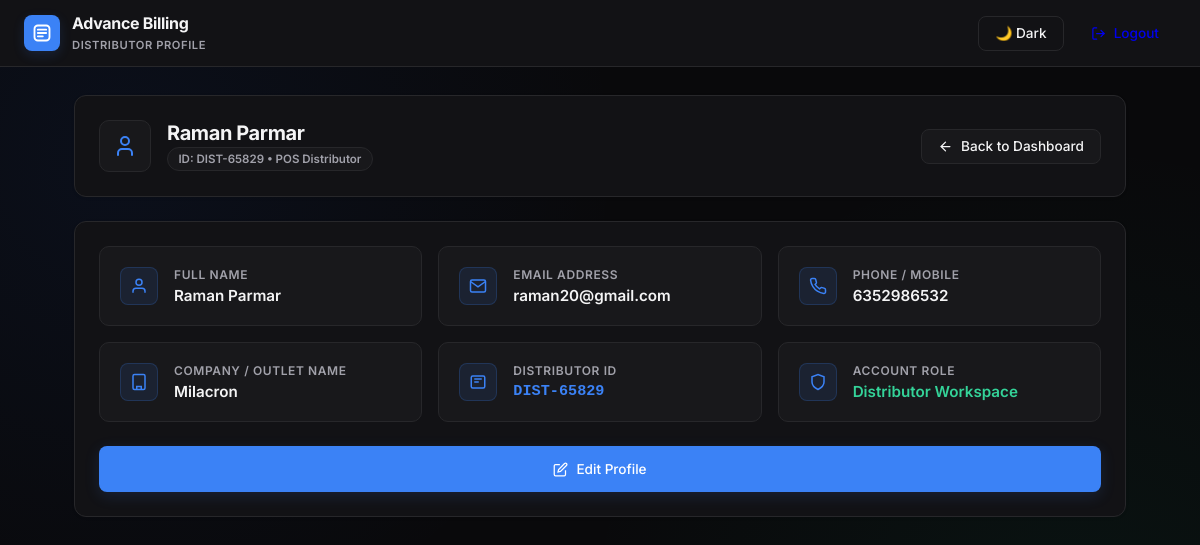
The app's page /distributor-profile/ (signed in), older data.
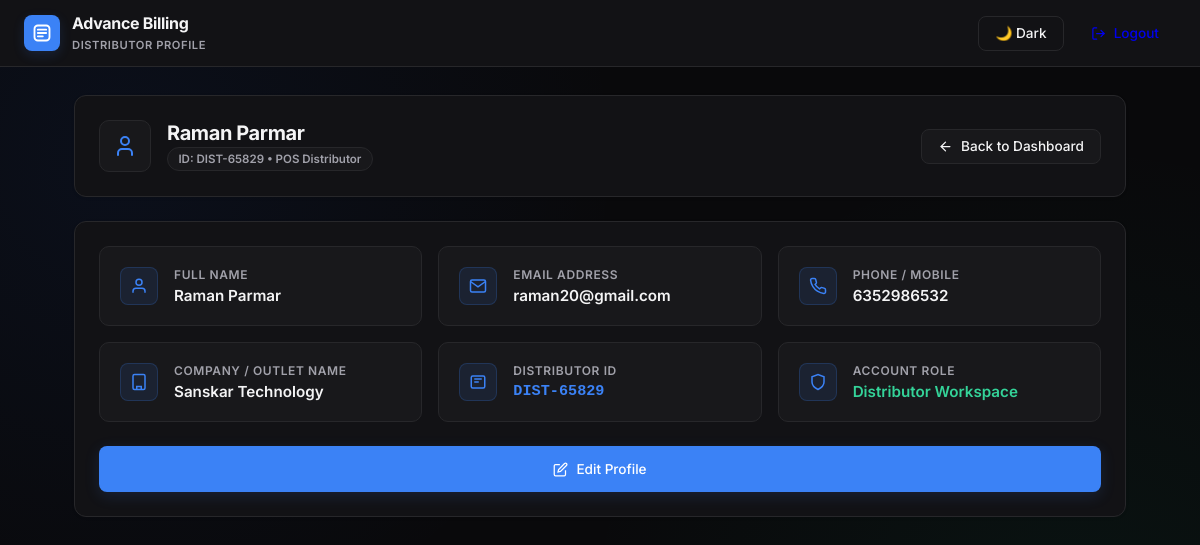
The same page, newer data.
### billing/models.py (models this page shows, shortened)
class User(models.Model):
    name = models.CharField(max_length=100, blank=True)
    email = models.EmailField(unique=True)
    password = models.CharField(max_length=255)
    phone = models.CharField(max_length=20, blank=True, null=True)
    distributor_id = models.CharField(max_length=50, blank=True, null=True, unique=True)
    company_name = models.CharField(max_length=150, blank=True)
    usertype = models.CharField(max_length=20, default='distributor')  # 'distributor' or 'admin'
    today_sales = models.DecimalField(max_digits=12, decimal_places=2, default=0.00)
    available_inventory = models.IntegerField(default=1000)

### billing/views.py (the view, shortened to what this page needs)
# urls.py: path('distributor-profile/', views.distributor_profile, name='distributor_profile'),
@csrf_exempt
def distributor_profile(request):
    try:
        user_id = request.session.get('user_id')
        if not user_id:
            return redirect('distributor_login')
        user = User.objects.get(id=user_id, usertype='distributor')
        return render(request, 'billing/distributor-profile.html', {'user': user, 'profile': user})
    except User.DoesNotExist:
        messages.error(request, "Access restricted to Distributors only..!")
        return redirect('distributor_login')
    except Exception:
        return redirect('distributor_login')

### billing/templates/billing/distributor-profile.html (shortened to what the changed rows need)
{% load static %}
<!DOCTYPE html>
<html lang="en">
<head>
    <link rel="stylesheet" href="{% static 'assets/css/styles.css' %}?v=2">
</head>
<body class="theme-distributor">
    <header class="top-navbar">
        <div class="nav-inner">
            <a href="{% url 'distributor_dashboard' %}" class="brand-container">
                <div class="brand-titles">
                    <h1>Advance Billing</h1>
                </div>
            </a>
        </div>
    </header>
    <main class="main-container">
        <div class="shadcn-card">
            <div class="header-banner">
                <div class="user-identity">
                    <div class="user-meta">
                        <h2>{{ user.name }}</h2>
                        <span class="shadcn-badge">
                            ID: {{ user.distributor_id }} &bull; POS Distributor
                        </span>
                    </div>
                </div>
            </div>
        </div>
        <div id="profile-read-view" style="{% if is_edit_mode %}display: none;{% else %}display: block;{% endif %}">
            <div class="shadcn-card">
                <div class="profile-grid">
                    <div class="info-card">
                        <div class="info-content">
                            <span class="info-label">Full Name</span>
                            <span class="info-val">{{ user.name }}</span>
                        </div>
                    </div>
                    <div class="info-card">
                        <div class="info-content">
                            <span class="info-label">Email Address</span>
                            <span class="info-val">{{ user.email }}</span>
                        </div>
                    </div>
                    <div class="info-card">
                        <div class="info-content">
                            <span class="info-label">Phone / Mobile</span>
                            <span class="info-val">{{ user.phone }}</span>
                        </div>
                    </div>
                    <div class="info-card">
                        <div class="info-content">
                            <span class="info-label">Company / Outlet Name</span>
                            <span class="info-val">{{ user.company_name }}</span>
                        </div>
                    </div>
                    <div class="info-card">
                        <div class="info-content">
                            <span class="info-label">Distributor ID</span>
                            <span class="info-val" style="color: var(--dist-primary); font-family: monospace;">{{ user.distributor_id }}</span>
                        </div>
                    </div>
                </div>
            </div>
        </div>
    </main>
</body>
</html>

Row changes from the older to the newer data that the page shows:
changed User "Raman Parmar": company_name "Milacron" → "Sanskar Technology"
